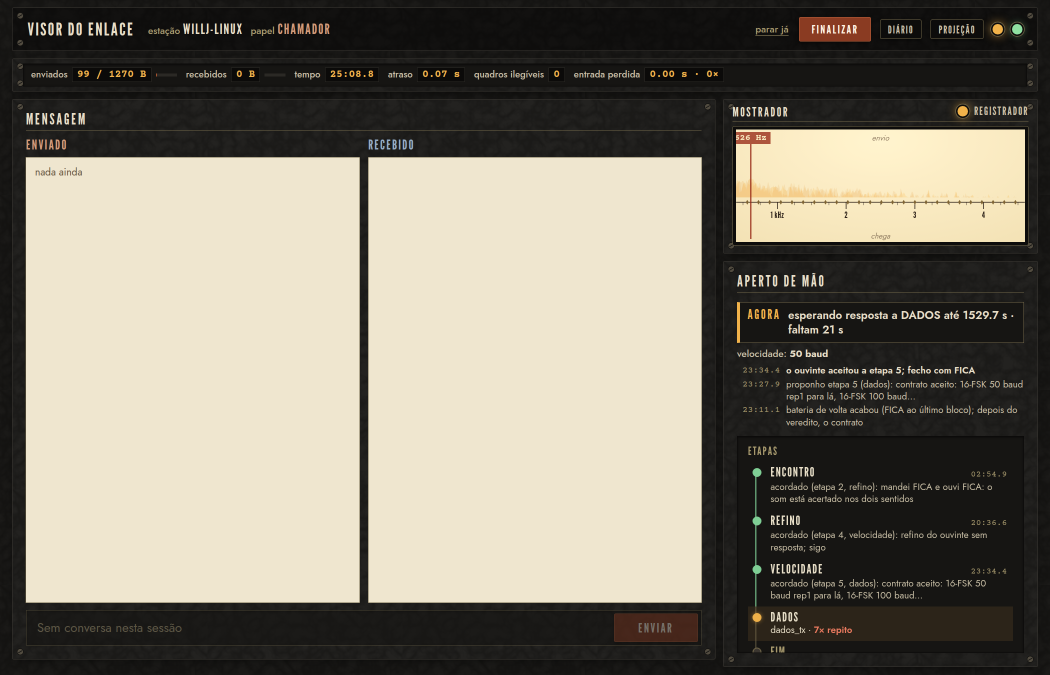
#> input picture resultados/FIG-TELAS/tela-computador.png, 2100 x 1350 px (shown at 1/2 size)
$ python figura_telas.py
#> lines starting #> are read from the running program, lines starting #| are printed output that depends on the picture
"""Figura do capítulo 5: a tela do computador e a do celular, lado a lado, da
mesma altura. Junta as duas capturas desta pasta; não mede nada."""
from pathlib import Path
from PIL import Image, ImageDraw, ImageFont

aqui = Path(__file__).parent
a = Image.open(aqui / 'tela-computador.png').convert('RGB')
#> a is the input picture: PIL image 2100x1350 RGB; mean R, G, B 128.7, 123, 109.7
b = Image.open(aqui / 'tela-celular.png').convert('RGB')
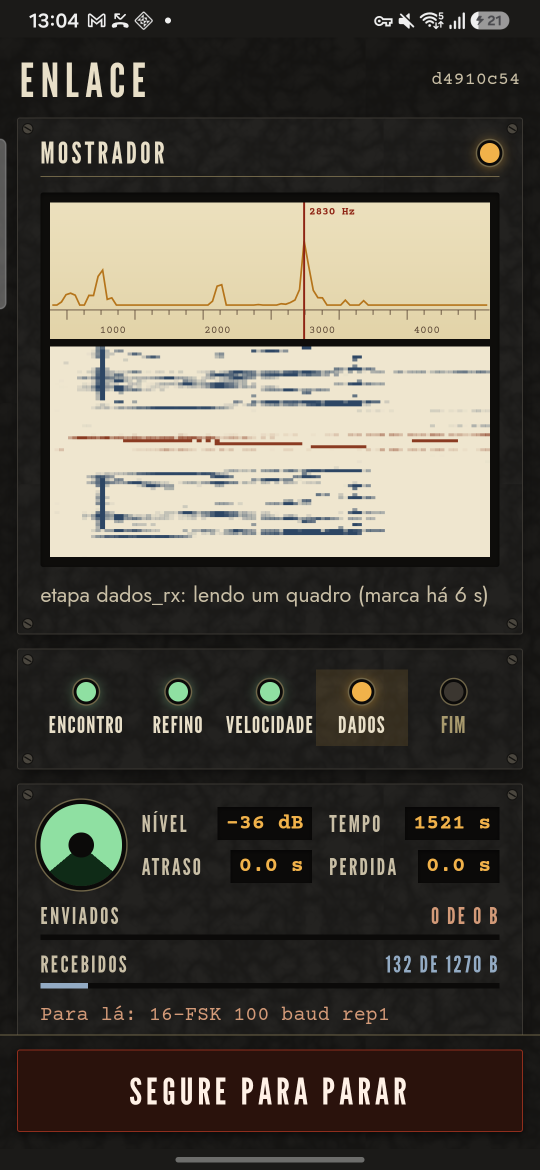
#> input picture resultados/FIG-TELAS/tela-celular.png, 1080 x 2340 px (shown at 1/2 size)
b = b.crop((0, 0, b.width, int(b.height * .90)))     # sem a barra de gestos
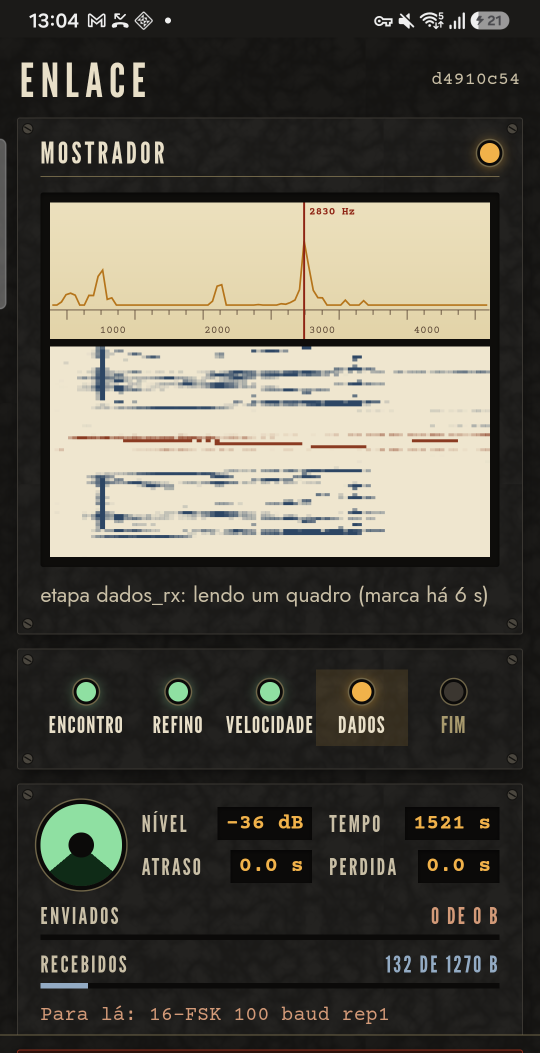
#> b: PIL image 1080x2106 RGB (shown at 1/2 size); mean R, G, B 87, 83.5, 73.4
H, G, T = 1300, 40, 70
a = a.resize((a.width * H // a.height, H), Image.LANCZOS)
#> a: PIL image 2022x1300 RGB
b = b.resize((b.width * H // b.height, H), Image.LANCZOS)
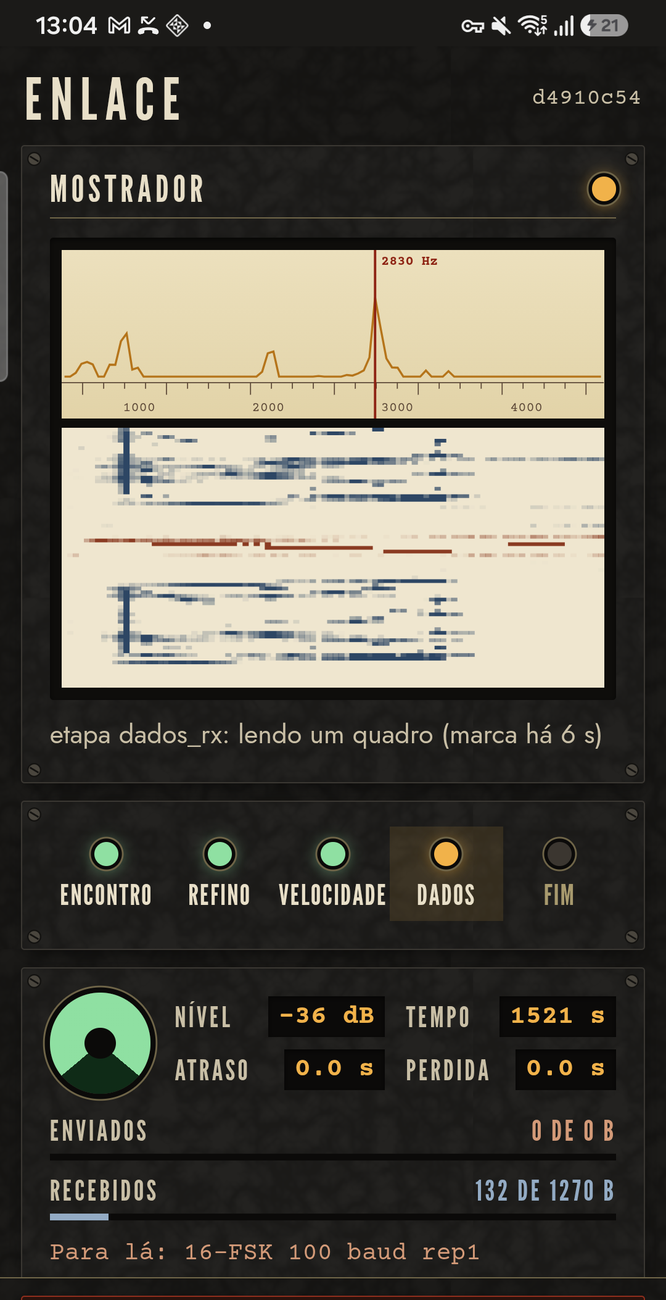
#> b: PIL image 666x1300 RGB; mean R, G, B 87, 83.5, 73.5
f = Image.new('RGB', (a.width + G + b.width, H + T), 'white')
#> f: PIL image 2728x1370 RGB; every value is 255
f.paste(a, (0, T))
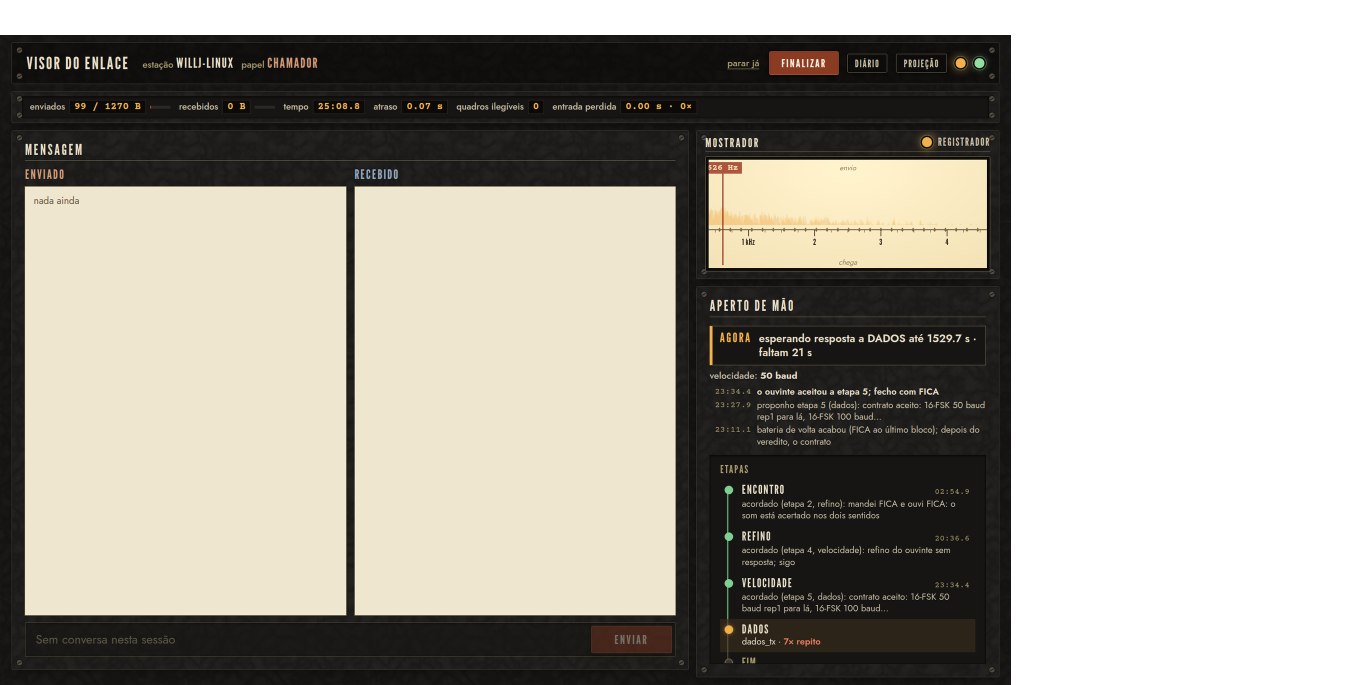
#> f: PIL image 2728x1370 RGB (shown at 1/2 size); mean R, G, B 166.1, 162.1, 152.8
f.paste(b, (a.width + G, T))
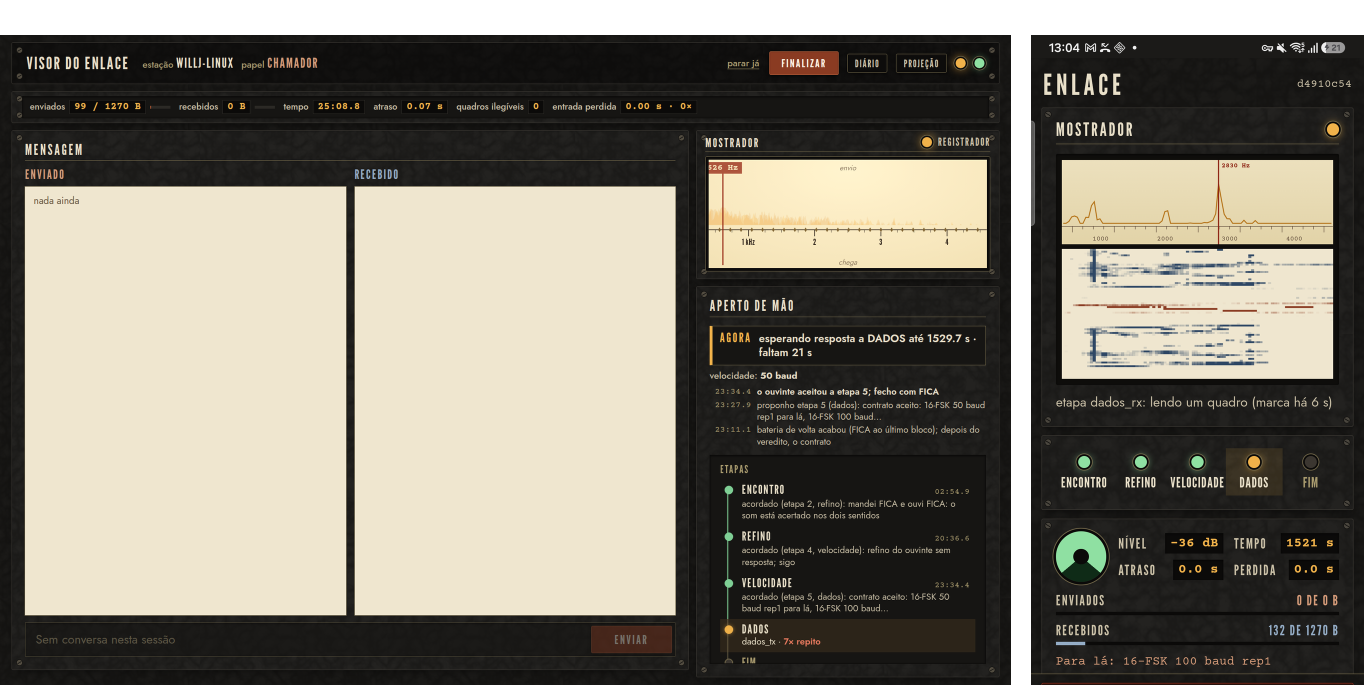
#> f: PIL image 2728x1370 RGB (shown at 1/2 size); mean R, G, B 127.2, 122.4, 110.7
d = ImageDraw.Draw(f)
fonte = ImageFont.truetype('DejaVuSans.ttf', 44)
d.text((a.width // 2, T // 2), '(a)', fill='black', font=fonte, anchor='mm')
d.text((a.width + G + b.width // 2, T // 2), '(b)', fill='black', font=fonte, anchor='mm')
f.save(aqui / 'telas-visor-celular.png')
